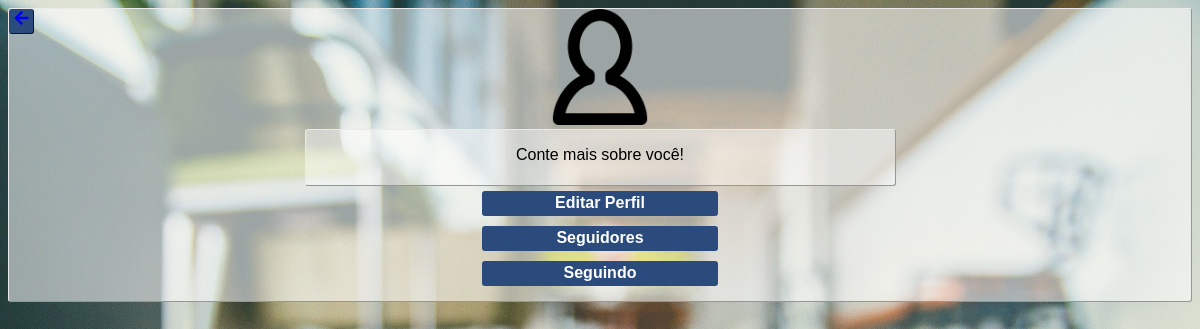
Page /nav.php?page=perfil (signed in) on the committed database.
### tables this page shows
CREATE TABLE `perfil` (
  `id` int(50) NOT NULL,
  `bio` varchar(200) NOT NULL,
  `img_perfil` varchar(200) NOT NULL,
  `dt_att` datetime NOT NULL DEFAULT CURRENT_TIMESTAMP
);

### banco.php (called while the page is built)
<?php
function getConnection(){
  $username = 'root';
  $password = '';
  $conn = new PDO('mysql:host=localhost;dbname=instamatch', $username, $password);
  return $conn;
}
?>

### pages/perfil.php (the view, shortened to what this page needs)
<?php
  $sql = "SELECT bio, img_perfil FROM perfil WHERE id = ".$user['id']."";
  foreach(getConnection()->query($sql) as $row){
    $bio = $row['bio'];
    $img_perfil = $row['img_perfil'];
  }
?>
<section>
  <div class="main_perfil">
    <a href="../nav.php?page=main_page" class="top_bar_back_button" name="back_button"><i class="fas fa-arrow-left"></i></a>
    <div class="foto_perfil">
      <img src="<?php echo($img_perfil); ?>" alt="img_perfil">
    </div>
    <div class="descricao_perfil">
      <p><?php echo($bio); ?></p>
    </div>
    <div class="">
      <a href="nav.php?page=editar_perfil" class="buttons_large buttons_profile">Editar Perfil</a>
    </div>
    <div class="seguidores">
      <a href="nav.php?page=new_follow" class="buttons_large buttons_profile">Seguidores</a>
    </div>
    <div class="seguidores">
      <a href="nav.php?page=seguindo" class="buttons_large buttons_profile">Seguindo</a>
    </div>
  </div>
</section>

### css/style.css (style rules this page uses)
* { box-sizing: border-box; }
.buttons_large { display:block; border-radius: 3px; border: 0px; margin: 5px auto 10px; width: 75%; height:25px; background-color: #2A4B7C; text-align: center; text-decoration:none; color: white; font-weight:bold; line-height: 150%; cursor: pointer; }
.back-photo { background: url('../images/background.jpg'); background-repeat:no-repeat; background-size: cover; background-attachment: fixed; }
img { width: 98%; height: auto; }
.main_perfil { font-family: sans-serif; text-align: center; background-color: RGBa(255, 255, 255, 55%); border-radius: 3px; padding-bottom: 5px; border: 1px outset #EAEAEA; }
.foto_perfil { margin: 0 auto; width: 10%; height: 10%; }
.descricao_perfil { display: inline-block; word-wrap: break-word; margin: 0 auto; width: 50%; height: 50%; background-color: RGBa(255, 255, 255, 45%); border-radius: 3px; padding-bottom: 5px; border: 1px outset #EAEAEA; }
.buttons_profile { width: 20%; }
.top_bar_back_button { float: left; border-radius: 3px; border: 0px; width: 25px; height:25px; background-color: #2A4B7C; border: 1px outset #2A4B7C; cursor: pointer; }

### rows in the picture
perfil: img_perfil (picture), bio "Conte mais sobre você!"
